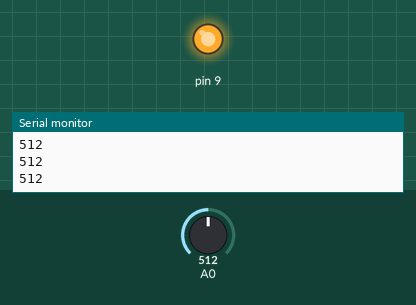
A sketch run on a simulated Arduino Uno, built with avr-gcc and run on an emulated ATmega328P. On the bench: output pins drawn as LEDs (lit = HIGH), the last lines printed to the serial monitor. Inputs (shaded band) come from the test bench; at power-on: A0 = 512.

Above: at 1.2 s.
1.3 s: A0 set to 306
At 1.7 s:
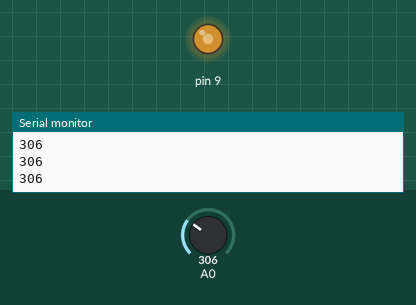
2.8 s: A0 set to 511
At 3.1 s:
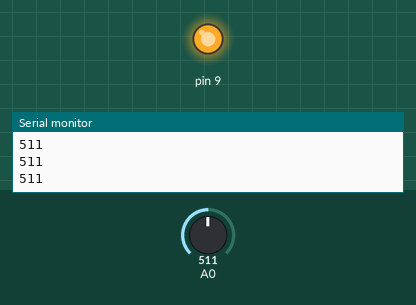
4.3 s: A0 set to 0
At 5.2 s:
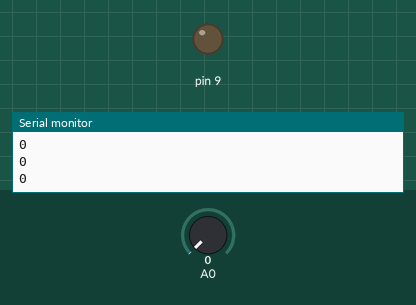
5.8 s: A0 set to 3
At 6.2 s:
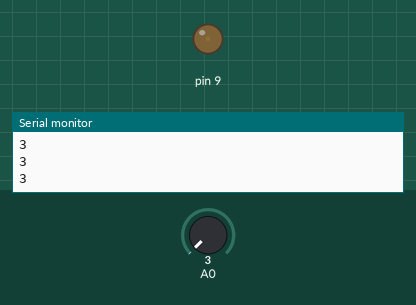
7.3 s: A0 set to 716
At 7.7 s:
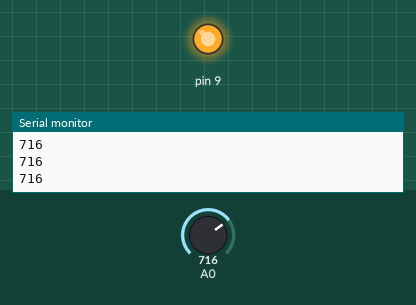
Timing chart, 0 to 9.8 s (numbered marks = the images above; inputs shaded):
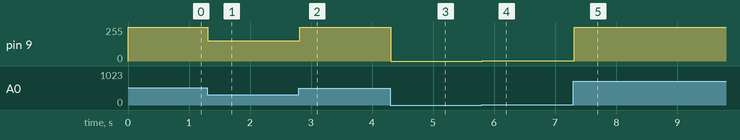

The sketch:

PotentiometerwithLED.ino
```cpp
void setup() {
  // Initialize serial communication at 9600 baud rate for debugging
  Serial.begin(9600);

  // Set digital pin 9 as an output pin to control LED brightness
  pinMode(9, OUTPUT);
}

void loop() {
  Serial.println(analogRead(A0)); //Display the values
  // Read the analog voltage from the potentiometer connected to A0
  int potvalue = analogRead(A0);

  // Print the raw analog value to the serial monitor for observation
  Serial.println(potvalue);

  // Map the raw value (0 to ~510 based on actual pot range) to PWM range (0 to 255)
  int mappedvalue = map(potvalue, 0, 510, 0, 255);

  // Write the mapped PWM value to pin 9 to control LED brightness
  analogWrite(9, mappedvalue);
}
```

Measured:
- after the input at 1.3 s, pin 9: 255/255 → 153/255 at once
- after the input at 2.8 s, pin 9: 153/255 → 255/255 at once
- after the input at 4.3 s, pin 9: 255/255 → 0/255 at once
- after the input at 5.8 s, pin 9: 0/255 → 1/255 at once
- after the input at 7.3 s, pin 9: 1/255 → 255/255 at once
